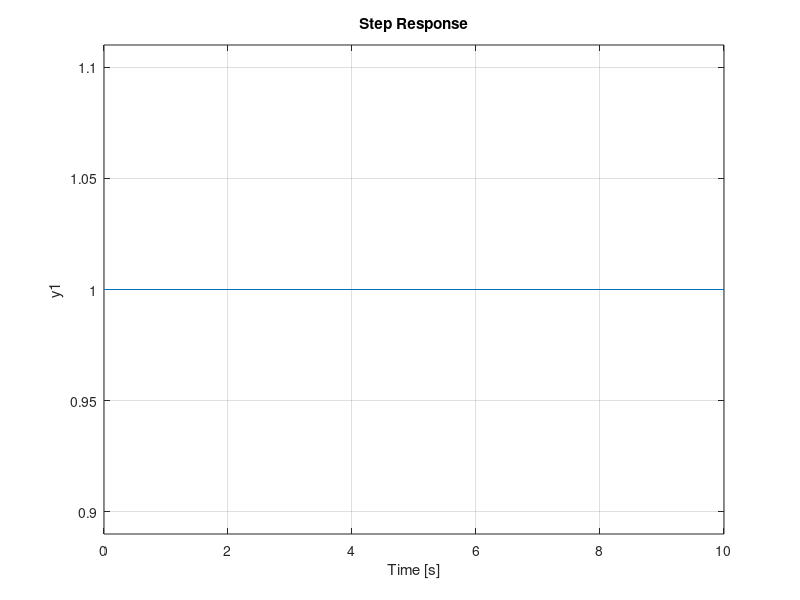

The MATLAB script that drew this image:
a=input('Donner les coefficients du numerateur sous forme de vecteur ligne');
b=input('Donner les coefficients du denominateur sous forme de vecteur ligne');
c=input('Donner la periode en seconde pour votre echantillonage');
Hz = tf(a,b,c);
[values, times] = step(Hz) ;
n=size(values);
e=abs(values(n(1))-1);
h=0; % h est un indicateur pour savir si le temps de monte existe ou non
for i=1:n(1)
    if values(i)>=1
        h=1;
        t=i;
        break
    end
end
step(Hz);
disp(['Erreur de position = ',num2str(e)]);
if h==1
    tm=(t-1)*c;
    disp(['Temps de monte = ',num2str(tm)]);
else
    disp('Temps de monte n''existe pas');
end
